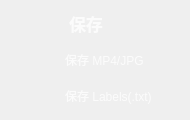
                  <widget class="QFrame" name="Save_QF">
                   <property name="minimumSize">
                    <size>
                     <width>190</width>
                     <height>120</height>
                    </size>
                   </property>
                   <property name="maximumSize">
                    <size>
                     <width>190</width>
                     <height>120</height>
                    </size>
                   </property>
                   <property name="styleSheet">
                    <string notr="true">QFrame#Save_QF{
border:2px solid rgba(255, 255, 255, 70);
border-radius:15px;
}</string>
                   </property>
                   <layout class="QVBoxLayout" name="verticalLayout_20">
                    <property name="leftMargin">
                     <number>9</number>
                    </property>
                    <property name="topMargin">
                     <number>9</number>
                    </property>
                    <property name="rightMargin">
                     <number>9</number>
                    </property>
                    <property name="bottomMargin">
                     <number>9</number>
                    </property>
                    <item>
                     <widget class="QPushButton" name="ToggleBotton_5">
                      <property name="sizePolicy">
                       <sizepolicy hsizetype="Expanding" vsizetype="Fixed">
                        <horstretch>0</horstretch>
                        <verstretch>0</verstretch>
                       </sizepolicy>
                      </property>
                      <property name="minimumSize">
                       <size>
                        <width>0</width>
                        <height>30</height>
                       </size>
                      </property>
                      <property name="maximumSize">
                       <size>
                        <width>16777215</width>
                        <height>30</height>
                       </size>
                      </property>
                      <property name="font">
                       <font>
                        <family>Nirmala UI</family>
                        <pointsize>13</pointsize>
                        <italic>false</italic>
                        <bold>true</bold>
                       </font>
                      </property>
                      <property name="cursor">
                       <cursorShape>ArrowCursor</cursorShape>
                      </property>
                      <property name="mouseTracking">
                       <bool>true</bool>
                      </property>
                      <property name="focusPolicy">
                       <enum>Qt::StrongFocus</enum>
                      </property>
                      <property name="contextMenuPolicy">
                       <enum>Qt::DefaultContextMenu</enum>
                      </property>
                      <property name="layoutDirection">
                       <enum>Qt::LeftToRight</enum>
                      </property>
                      <property name="autoFillBackground">
                       <bool>false</bool>
                      </property>
                      <property name="styleSheet">
                       <string notr="true">QPushButton{
background-image: url(:/all/img/save.png);
background-repeat: no-repeat;
background-position: left center;
border: none;
border-left: 20px solid transparent;

text-align: left;
padding-left: 40px;
padding-bottom: 2px;
color: rgba(255, 255, 255, 199);
font: 700 13pt &quot;Nirmala UI&quot;;
}</string>
                      </property>
                      <property name="text">
                       <string>保存</string>
                      </property>
                      <property name="icon">
                       <iconset theme="zoom-out">
                        <normaloff>.</normaloff>.</iconset>
                      </property>
                      <property name="autoDefault">
                       <bool>false</bool>
                      </property>
                      <property name="default">
                       <bool>false</bool>
                      </property>
                      <property name="flat">
                       <bool>false</bool>
                      </property>
                     </widget>
                    </item>
                    <item>
                     <widget class="QCheckBox" name="save_res_button">
                      <property name="cursor">
                       <cursorShape>PointingHandCursor</cursorShape>
                      </property>
                      <property name="styleSheet">
                       <string notr="true">QCheckBox {
color: rgba(255, 255, 255, 199);
font: 590 10pt &quot;Nirmala UI&quot;;
        }

        QCheckBox::indicator {
            padding-top: 1px;
padding-left: 10px;
            width: 40px;
            height: 30px;
            border: none;
        }

        QCheckBox::indicator:unchecked {
            image: url(:/all/img/check_no.png);
        }

        QCheckBox::indicator:checked {
            image: url(:/all/img/check_yes.png);
        }</string>
                      </property>
                      <property name="text">
                       <string>保存 MP4/JPG</string>
                      </property>
                     </widget>
                    </item>
                    <item>
                     <widget class="QCheckBox" name="save_txt_button">
                      <property name="cursor">
                       <cursorShape>PointingHandCursor</cursorShape>
                      </property>
                      <property name="styleSheet">
                       <string notr="true">QCheckBox {
color: rgba(255, 255, 255, 199);
font: 590 10pt &quot;Nirmala UI&quot;;
        }

        QCheckBox::indicator {
            padding-top: 1px;
padding-left: 10px;
            width: 40px;
            height: 30px;
            border: none;
        }

        QCheckBox::indicator:unchecked {
            image: url(:/all/img/check_no.png);
        }

        QCheckBox::indicator:checked {
            image: url(:/all/img/check_yes.png);
        }</string>
                      </property>
                      <property name="text">
                       <string>保存 Labels(.txt)</string>
                      </property>
                     </widget>
                    </item>
                   </layout>
                  </widget>
